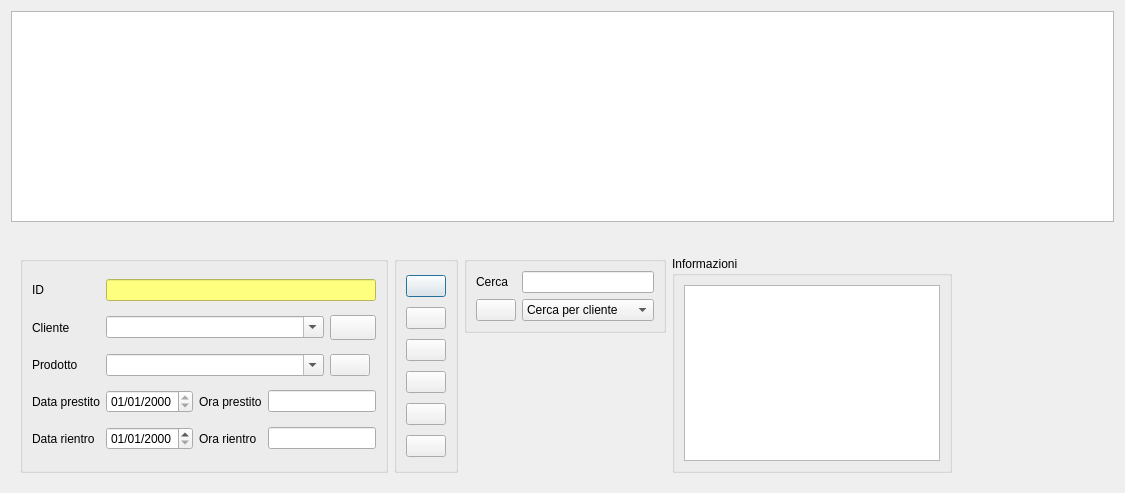
<?xml version="1.0" encoding="UTF-8"?>
<ui version="4.0">
 <class>prestito_app_dig</class>
 <widget class="QDialog" name="prestito_app_dig">
  <property name="geometry">
   <rect>
    <x>0</x>
    <y>0</y>
    <width>1125</width>
    <height>493</height>
   </rect>
  </property>
  <property name="windowTitle">
   <string>Dialog</string>
  </property>
  <layout class="QGridLayout" name="gridLayout">
   <item row="0" column="0">
    <widget class="QTableView" name="tableView">
     <attribute name="verticalHeaderDefaultSectionSize">
      <number>15</number>
     </attribute>
    </widget>
   </item>
   <item row="1" column="0">
    <widget class="QDockWidget" name="dockWidget">
     <property name="minimumSize">
      <size>
       <width>756</width>
       <height>254</height>
      </size>
     </property>
     <property name="maximumSize">
      <size>
       <width>524287</width>
       <height>254</height>
      </size>
     </property>
     <property name="baseSize">
      <size>
       <width>0</width>
       <height>254</height>
      </size>
     </property>
     <property name="styleSheet">
      <string notr="true"/>
     </property>
     <property name="floating">
      <bool>false</bool>
     </property>
     <property name="features">
      <set>QDockWidget::NoDockWidgetFeatures</set>
     </property>
     <widget class="QWidget" name="dockWidgetContents">
      <layout class="QGridLayout" name="gridLayout_6">
       <item row="0" column="1" rowspan="3">
        <widget class="QGroupBox" name="groupBox_2">
         <property name="title">
          <string/>
         </property>
         <layout class="QGridLayout" name="gridLayout_2">
          <item row="0" column="0">
           <widget class="QPushButton" name="nuovo">
            <property name="toolTip">
             <string>Nuovo </string>
            </property>
            <property name="text">
             <string/>
            </property>
            <property name="icon">
             <iconset resource="../biblio.qrc">
              <normaloff>:/images/filenew.png</normaloff>:/images/filenew.png</iconset>
            </property>
           </widget>
          </item>
          <item row="1" column="0">
           <widget class="QPushButton" name="salva">
            <property name="toolTip">
             <string>Salva</string>
            </property>
            <property name="text">
             <string/>
            </property>
            <property name="icon">
             <iconset resource="../biblio.qrc">
              <normaloff>:/images/document-save.png</normaloff>:/images/document-save.png</iconset>
            </property>
           </widget>
          </item>
          <item row="2" column="0">
           <widget class="QPushButton" name="modifica">
            <property name="toolTip">
             <string>Modifica</string>
            </property>
            <property name="text">
             <string/>
            </property>
            <property name="icon">
             <iconset resource="../biblio.qrc">
              <normaloff>:/images/document-edit.png</normaloff>:/images/document-edit.png</iconset>
            </property>
           </widget>
          </item>
          <item row="3" column="0">
           <widget class="QPushButton" name="elimina">
            <property name="toolTip">
             <string>Elimina</string>
            </property>
            <property name="text">
             <string/>
            </property>
            <property name="icon">
             <iconset resource="../biblio.qrc">
              <normaloff>:/images/edit-delete.png</normaloff>:/images/edit-delete.png</iconset>
            </property>
           </widget>
          </item>
          <item row="4" column="0">
           <widget class="QPushButton" name="stampa">
            <property name="toolTip">
             <string>Anteprima di stampa</string>
            </property>
            <property name="text">
             <string/>
            </property>
            <property name="icon">
             <iconset resource="../biblio.qrc">
              <normaloff>:/images/document-preview.png</normaloff>:/images/document-preview.png</iconset>
            </property>
           </widget>
          </item>
          <item row="5" column="0">
           <widget class="QPushButton" name="esci">
            <property name="toolTip">
             <string>Esci</string>
            </property>
            <property name="text">
             <string/>
            </property>
            <property name="icon">
             <iconset resource="../../initdb/images.qrc">
              <normaloff>:/images/dialog-close.png</normaloff>:/images/dialog-close.png</iconset>
            </property>
           </widget>
          </item>
         </layout>
        </widget>
       </item>
       <item row="0" column="2" colspan="3">
        <widget class="QGroupBox" name="groupBox_3">
         <property name="title">
          <string/>
         </property>
         <layout class="QGridLayout" name="gridLayout_3">
          <item row="0" column="0">
           <widget class="QLabel" name="label_8">
            <property name="text">
             <string>Cerca</string>
            </property>
           </widget>
          </item>
          <item row="0" column="1">
           <widget class="QLineEdit" name="cerca_txt"/>
          </item>
          <item row="1" column="0">
           <widget class="QPushButton" name="pushButton">
            <property name="text">
             <string/>
            </property>
            <property name="icon">
             <iconset resource="../biblio.qrc">
              <normaloff>:/images/edit-find.png</normaloff>:/images/edit-find.png</iconset>
            </property>
           </widget>
          </item>
          <item row="1" column="1">
           <widget class="QComboBox" name="comboBox">
            <item>
             <property name="text">
              <string>Cerca per cliente</string>
             </property>
            </item>
            <item>
             <property name="text">
              <string>Cerca per prodotto</string>
             </property>
            </item>
           </widget>
          </item>
         </layout>
        </widget>
       </item>
       <item row="0" column="5" rowspan="3">
        <widget class="QGroupBox" name="groupBox_4">
         <property name="title">
          <string>Informazioni</string>
         </property>
         <layout class="QGridLayout" name="gridLayout_4">
          <item row="0" column="0">
           <widget class="QTextEdit" name="dettagli">
            <property name="readOnly">
             <bool>true</bool>
            </property>
           </widget>
          </item>
         </layout>
        </widget>
       </item>
       <item row="0" column="6">
        <spacer name="horizontalSpacer_2">
         <property name="orientation">
          <enum>Qt::Horizontal</enum>
         </property>
         <property name="sizeHint" stdset="0">
          <size>
           <width>40</width>
           <height>20</height>
          </size>
         </property>
        </spacer>
       </item>
       <item row="1" column="2" rowspan="2">
        <spacer name="verticalSpacer">
         <property name="orientation">
          <enum>Qt::Vertical</enum>
         </property>
         <property name="sizeHint" stdset="0">
          <size>
           <width>20</width>
           <height>142</height>
          </size>
         </property>
        </spacer>
       </item>
       <item row="1" column="3" rowspan="2">
        <spacer name="verticalSpacer_2">
         <property name="orientation">
          <enum>Qt::Vertical</enum>
         </property>
         <property name="sizeHint" stdset="0">
          <size>
           <width>20</width>
           <height>142</height>
          </size>
         </property>
        </spacer>
       </item>
       <item row="1" column="4" rowspan="2">
        <spacer name="verticalSpacer_3">
         <property name="orientation">
          <enum>Qt::Vertical</enum>
         </property>
         <property name="sizeHint" stdset="0">
          <size>
           <width>20</width>
           <height>142</height>
          </size>
         </property>
        </spacer>
       </item>
       <item row="1" column="6">
        <spacer name="horizontalSpacer_3">
         <property name="orientation">
          <enum>Qt::Horizontal</enum>
         </property>
         <property name="sizeHint" stdset="0">
          <size>
           <width>40</width>
           <height>20</height>
          </size>
         </property>
        </spacer>
       </item>
       <item row="2" column="6">
        <spacer name="horizontalSpacer_4">
         <property name="orientation">
          <enum>Qt::Horizontal</enum>
         </property>
         <property name="sizeHint" stdset="0">
          <size>
           <width>40</width>
           <height>20</height>
          </size>
         </property>
        </spacer>
       </item>
       <item row="0" column="0" rowspan="3">
        <widget class="QGroupBox" name="groupBox">
         <property name="title">
          <string/>
         </property>
         <layout class="QGridLayout" name="gridLayout_5">
          <item row="0" column="0" rowspan="2" colspan="2">
           <layout class="QGridLayout" name="gridLayout_7">
            <property name="sizeConstraint">
             <enum>QLayout::SetDefaultConstraint</enum>
            </property>
            <item row="0" column="2" colspan="5">
             <widget class="QLineEdit" name="id">
              <property name="styleSheet">
               <string notr="true">background-color: rgb(255, 255, 127);</string>
              </property>
             </widget>
            </item>
            <item row="0" column="0">
             <widget class="QLabel" name="label">
              <property name="text">
               <string>ID</string>
              </property>
             </widget>
            </item>
            <item row="1" column="2" colspan="4">
             <widget class="QComboBox" name="cliente">
              <property name="editable">
               <bool>true</bool>
              </property>
             </widget>
            </item>
            <item row="1" column="0">
             <widget class="QLabel" name="label_2">
              <property name="text">
               <string>Cliente</string>
              </property>
             </widget>
            </item>
            <item row="2" column="0">
             <widget class="QLabel" name="label_3">
              <property name="text">
               <string>Prodotto</string>
              </property>
             </widget>
            </item>
            <item row="5" column="2" colspan="2">
             <widget class="QDateEdit" name="data_prestito">
              <property name="readOnly">
               <bool>true</bool>
              </property>
              <property name="displayFormat">
               <string>dd/MM/yyyy</string>
              </property>
             </widget>
            </item>
            <item row="5" column="0">
             <widget class="QLabel" name="label_4">
              <property name="text">
               <string>Data prestito</string>
              </property>
             </widget>
            </item>
            <item row="5" column="4">
             <widget class="QLabel" name="label_5">
              <property name="text">
               <string>Ora prestito</string>
              </property>
             </widget>
            </item>
            <item row="5" column="5" colspan="2">
             <widget class="QLineEdit" name="time_prest"/>
            </item>
            <item row="6" column="5" colspan="2">
             <widget class="QLineEdit" name="time_ren"/>
            </item>
            <item row="6" column="4">
             <widget class="QLabel" name="label_7">
              <property name="text">
               <string>Ora rientro</string>
              </property>
             </widget>
            </item>
            <item row="6" column="2" colspan="2">
             <widget class="QDateEdit" name="data_rientro">
              <property name="displayFormat">
               <string>dd/MM/yyyy</string>
              </property>
             </widget>
            </item>
            <item row="6" column="0">
             <widget class="QLabel" name="label_6">
              <property name="text">
               <string>Data rientro</string>
              </property>
             </widget>
            </item>
            <item row="1" column="6">
             <widget class="QPushButton" name="client_op">
              <property name="sizePolicy">
               <sizepolicy hsizetype="Fixed" vsizetype="Fixed">
                <horstretch>0</horstretch>
                <verstretch>0</verstretch>
               </sizepolicy>
              </property>
              <property name="minimumSize">
               <size>
                <width>46</width>
                <height>25</height>
               </size>
              </property>
              <property name="maximumSize">
               <size>
                <width>46</width>
                <height>25</height>
               </size>
              </property>
              <property name="baseSize">
               <size>
                <width>46</width>
                <height>25</height>
               </size>
              </property>
              <property name="text">
               <string/>
              </property>
              <property name="icon">
               <iconset resource="../biblio.qrc">
                <normaloff>:/images/system-users.png</normaloff>:/images/system-users.png</iconset>
              </property>
             </widget>
            </item>
            <item row="2" column="6">
             <widget class="QPushButton" name="prod_dig">
              <property name="sizePolicy">
               <sizepolicy hsizetype="Fixed" vsizetype="Fixed">
                <horstretch>0</horstretch>
                <verstretch>0</verstretch>
               </sizepolicy>
              </property>
              <property name="text">
               <string/>
              </property>
              <property name="icon">
               <iconset resource="../biblio.qrc">
                <normaloff>:/images/media-optical-blu-ray.png</normaloff>:/images/media-optical-blu-ray.png</iconset>
              </property>
             </widget>
            </item>
            <item row="2" column="2" colspan="4">
             <widget class="QComboBox" name="libro">
              <property name="editable">
               <bool>true</bool>
              </property>
             </widget>
            </item>
           </layout>
          </item>
         </layout>
        </widget>
       </item>
      </layout>
     </widget>
    </widget>
   </item>
  </layout>
 </widget>
 <tabstops>
  <tabstop>cliente</tabstop>
  <tabstop>client_op</tabstop>
  <tabstop>libro</tabstop>
  <tabstop>prod_dig</tabstop>
  <tabstop>data_prestito</tabstop>
  <tabstop>time_prest</tabstop>
  <tabstop>data_rientro</tabstop>
  <tabstop>time_ren</tabstop>
  <tabstop>nuovo</tabstop>
  <tabstop>salva</tabstop>
  <tabstop>modifica</tabstop>
  <tabstop>elimina</tabstop>
  <tabstop>stampa</tabstop>
  <tabstop>esci</tabstop>
  <tabstop>cerca_txt</tabstop>
  <tabstop>pushButton</tabstop>
  <tabstop>comboBox</tabstop>
  <tabstop>dettagli</tabstop>
  <tabstop>tableView</tabstop>
  <tabstop>id</tabstop>
 </tabstops>
 <resources>
  <include location="../../initdb/images.qrc"/>
  <include location="../biblio.qrc"/>
 </resources>
 <connections/>
</ui>
